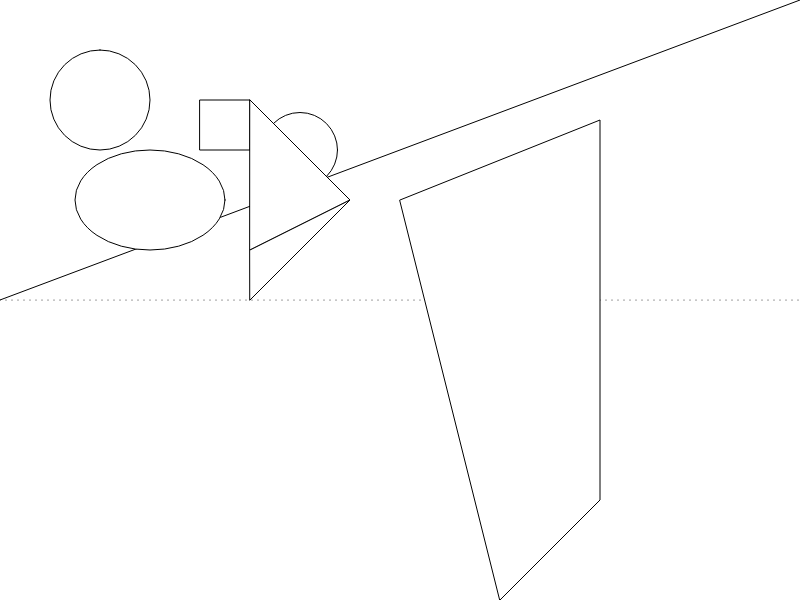
Frame 1 (no input)
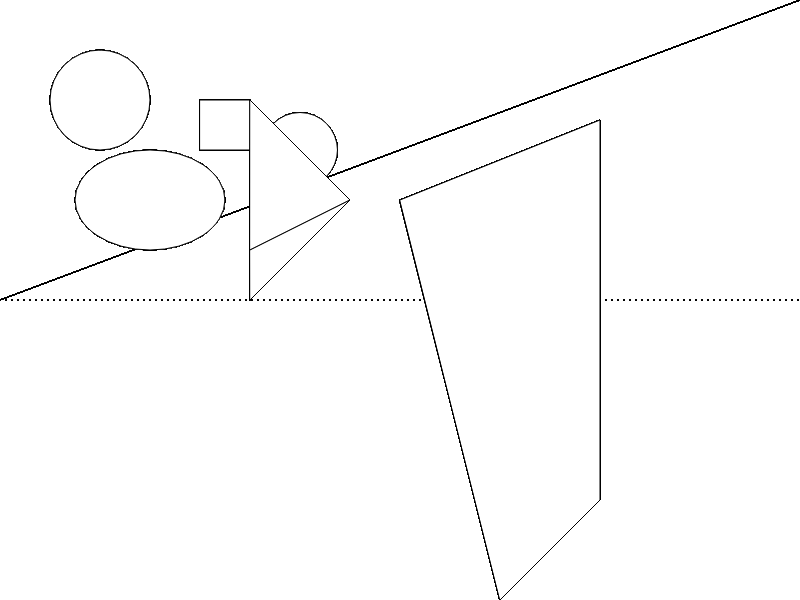
Frame 60 (no input)
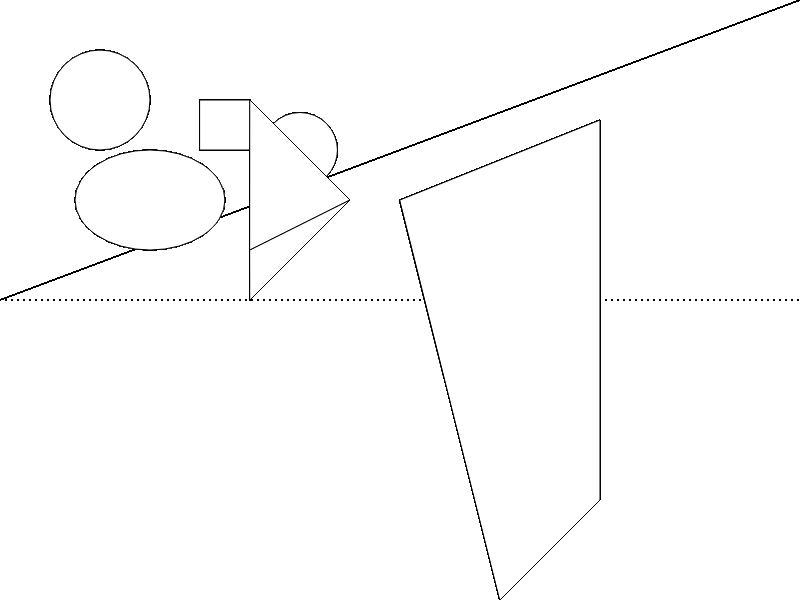
Frame 120 (the mouse pressed at the canvas centre since frame 60)

The p5.js sketch that drew these frames (run headless with seeded random() and noise() and a simulated clock; from frame 60 on, the mouse is pressed at the canvas centre):

// p5.js sketch
// ── sketch.js
const canvasWidth = 800;
const canvasHeight = 600;

function setup() {
    createCanvas(canvasWidth, canvasHeight);
    // frameRate(1);
}

function draw() {
    // background(Math.floor(Math.random() * 256));
    for(let i = 0; i < canvasWidth; i = i + 6) {
        point(i, canvasHeight / 2);
    }
    line(0, canvasHeight / 2, canvasWidth, 0);
    square(50, 50, 100, 200);
    rect(200, 100, 50);
    ellipse(150, 200, 150, 100);
    circle(300, 150, 75);
    triangle(250, 100, 350, 200, 250, 250);
    triangle(250, 250, 350, 200, 250, 300);
    quad(400, 200, 600, 120, 600, 500, 500, 600);
}
